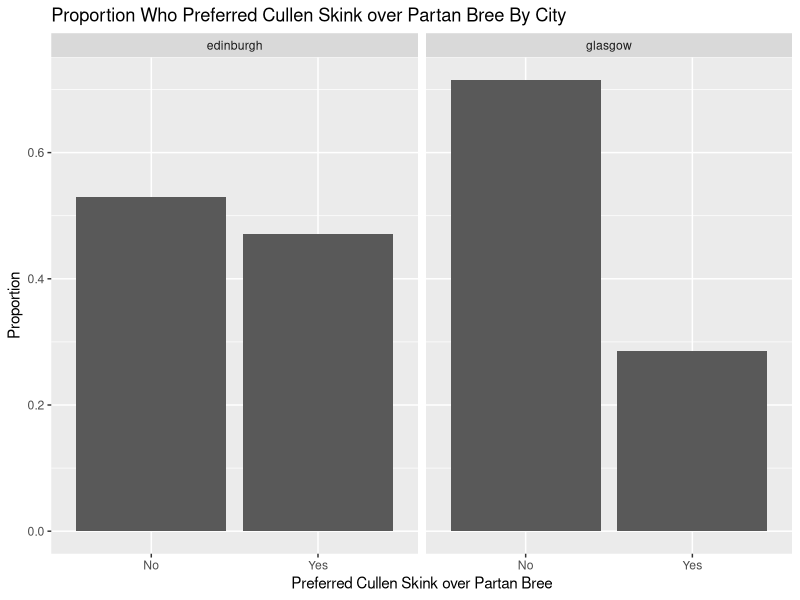
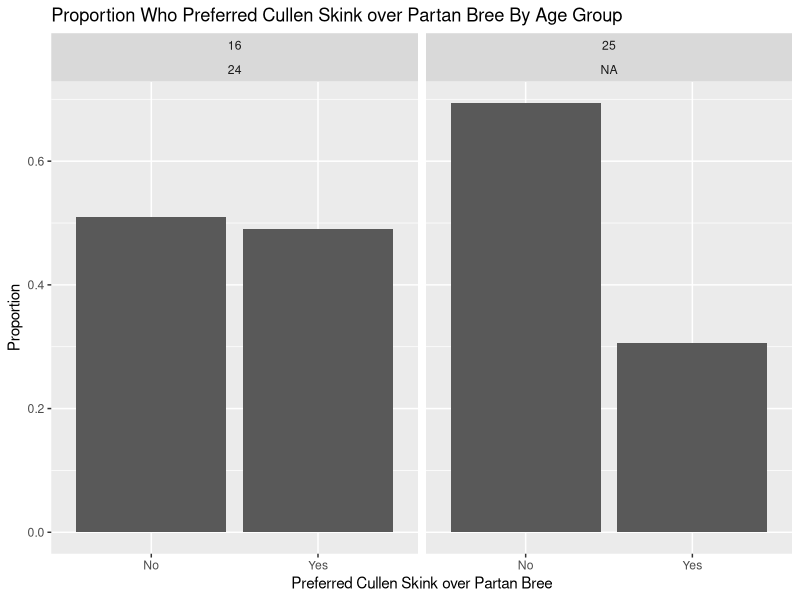

Here is the R script that generated these plots, in order:
#
#     Author: Daniel Dittenhafer
#
#     Created: Sept 22, 2014
#
# Description: Answers to IS607 Week 5 Assignment
#
require(tidyr)
require(plyr)
require(ggplot2)

#### 1. ####
# Write down 3 questions that you might want to answer based on this data.
#
# 1. What proportion of the respondents in each city voted yes vs. no?
# 2. What proportion of the respondents in each age group voted yes vs. no?
# 3. How many total respondents were there?

#### 2. ####
# Create an R data frame with 2 observations to store this data in its current 
# "messy" state. Use whatever method you want to re-create and/or load the data.
#
# Define the raw data columns
response.types <- c('Yes', 'No')
edinburgh.1624 <- c(80100, 35900)
edinburgh.25 <- c(143000, 214800)
glasgow.1624 <- c(99400, 150400)
glasgow.25 <- c(43000, 207000)

# Reconstruct the messy data
messy <- data.frame(response.types, 
                    edinburgh.1624, 
                    edinburgh.25, 
                    glasgow.1624, 
                    glasgow.25)

# Show me.
head(messy)

# response.types edinburgh.1624 edinburgh.25 glasgow.1624 glasgow.25
# 1            Yes          80100       143000        99400      43000
# 2             No          35900       214800       150400     207000

#### 3. ####
# Use the functionality in the tidyr package to convert the data frame to be 
# "tidy data."
#
tidyData <-gather(messy, city.agerange, responses, edinburgh.1624:glasgow.25)
tidyData <- separate(tidyData, city.agerange, c("city", "agerange"), convert=FALSE)
tidyData <- extract(tidyData, agerange, c("lower", "upper"), regex="^(\\d{2})(\\d{2})?", convert=TRUE)

# Show me.
head(tidyData, n=10)
summary(tidyData)

#   response.types      city lower upper responses
# 1            Yes edinburgh    16    24     80100
# 2             No edinburgh    16    24     35900
# 3            Yes edinburgh    25          143000
# 4             No edinburgh    25          214800
# 5            Yes   glasgow    16    24     99400
# 6             No   glasgow    16    24    150400
# 7            Yes   glasgow    25           43000
# 8             No   glasgow    25          207000

#### 4. ####
# Use the functionality in the plyr package to answer the questions that you asked in step 1.
#
# 1. What proportion of the respondents in each city voted yes vs. no?
#
#        city response.types proportion
# 1 edinburgh             No  0.5291262
# 2 edinburgh            Yes  0.4708738
# 3   glasgow             No  0.7150860
# 4   glasgow            Yes  0.2849140
sumCity <- plyr::ddply(tidyData, "city", plyr::summarize, total = sum(responses), .inform=TRUE)
sumCity

#        city  total
# 1 edinburgh 473800
# 2   glasgow 499800

sumYesNoCity <- plyr::ddply(tidyData, c("city", "response.types"), plyr::summarize, sum = sum(responses), .inform=TRUE)
sumYesNoCity

#        city response.types    sum
# 1 edinburgh             No 250700
# 2 edinburgh            Yes 223100
# 3   glasgow             No 357400
# 4   glasgow            Yes 142400

sumYesNoCityTotal <- plyr::join(sumCity, sumYesNoCity, by="city")
sumYesNoCityTotal

#       city   total response.types    sum
# 1 edinburgh 473800             No 250700
# 2 edinburgh 473800            Yes 223100
# 3   glasgow 499800             No 357400
# 4   glasgow 499800            Yes 142400

cityProportionYesNo <- plyr::ddply(sumYesNoCityTotal, c("city", "response.types"), plyr::summarize, proportion = sum / total)
cityProportionYesNo

# Visualize
g1 <- ggplot(data=cityProportionYesNo, aes(x=response.types, y=proportion))
g1 <- g1 + facet_wrap(~ city)
g1 <- g1 + geom_bar(stat="identity")
g1 <- g1 + labs(title="Proportion Who Preferred Cullen Skink over Partan Bree By City", x="Preferred Cullen Skink over Partan Bree", y="Proportion")
g1


# 2. What proportion of the respondents in each age group voted yes vs. no?
# 
# lower upper response.types proportion
# 1    16    24             No  0.5092947
# 2    16    24            Yes  0.4907053
# 3    25    NA             No  0.6939783
# 4    25    NA            Yes  0.3060217

sumAge <- plyr::ddply(tidyData, c("lower", "upper"), plyr::summarize, total = sum(responses), .inform=TRUE)
sumAge

sumAgeYesNo <- plyr::ddply(tidyData, c("lower", "upper", "response.types"), plyr::summarize, sum = sum(responses), .inform=TRUE)
sumAgeYesNo

sumAgeJoin <- plyr::join(sumAge, sumAgeYesNo, by=c("lower", "upper"))
sumAgeJoin

ageProportionYesNo <- plyr::ddply(sumAgeJoin, c("lower", "upper", "response.types"), plyr::summarize, proportion = sum / total)
ageProportionYesNo

# Visualize
g2 <- ggplot(data=ageProportionYesNo, aes(x=response.types, y=proportion))
g2 <- g2 + facet_wrap(~ lower + upper)
g2 <- g2 + geom_bar(stat="identity")
g2 <- g2 + labs(title="Proportion Who Preferred Cullen Skink over Partan Bree By Age Group", x="Preferred Cullen Skink over Partan Bree", y="Proportion")
g2

# 3. How many total respondents were there?
#
# [1] 973600
totalRespondents <- sum(tidyData[, "responses"])
totalRespondents

#### 5. ####
# Having gone through the process, would you ask different questions and/or 
# change the way that you structured your data frame?
#
# * In Q4 I realized it might be better (faster) if city were a factor and added 
#   "convert=TRUE" to the separate call in Q3.
#
# * Likewise, to convert to numeric for lower/upper with regard to the extract call in Q3
# 
# * I think my original data frame structure worked well for this exercise, though the 
#   the data did require melting and tidying.
